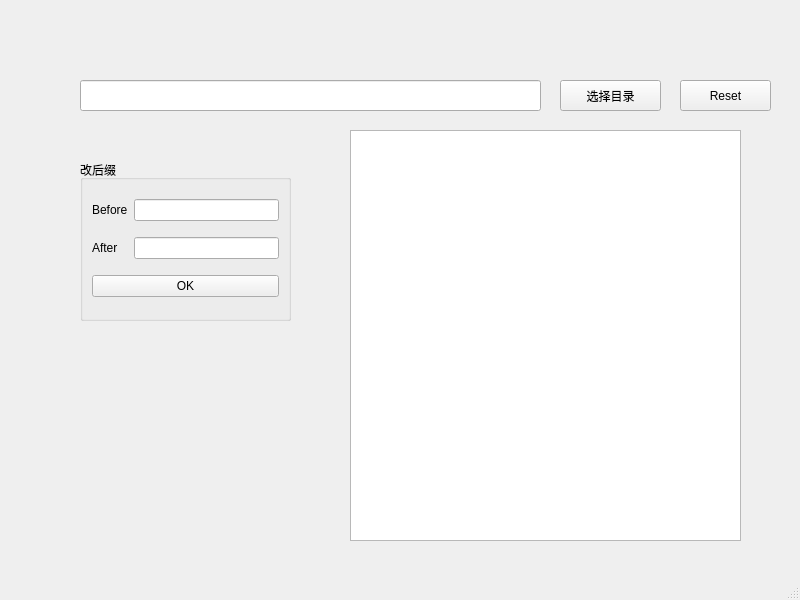
<?xml version="1.0" encoding="UTF-8"?>
<ui version="4.0">
 <class>MainWindow</class>
 <widget class="QMainWindow" name="MainWindow">
  <property name="geometry">
   <rect>
    <x>0</x>
    <y>0</y>
    <width>800</width>
    <height>600</height>
   </rect>
  </property>
  <property name="windowTitle">
   <string>MainWindow</string>
  </property>
  <widget class="QWidget" name="centralwidget">
   <widget class="QPushButton" name="chooseBtn">
    <property name="geometry">
     <rect>
      <x>560</x>
      <y>80</y>
      <width>101</width>
      <height>31</height>
     </rect>
    </property>
    <property name="text">
     <string>选择目录</string>
    </property>
   </widget>
   <widget class="QLineEdit" name="folderLE">
    <property name="geometry">
     <rect>
      <x>80</x>
      <y>80</y>
      <width>461</width>
      <height>31</height>
     </rect>
    </property>
   </widget>
   <widget class="QGroupBox" name="groupBox">
    <property name="geometry">
     <rect>
      <x>80</x>
      <y>160</y>
      <width>211</width>
      <height>161</height>
     </rect>
    </property>
    <property name="title">
     <string>改后缀</string>
    </property>
    <layout class="QGridLayout" name="gridLayout">
     <item row="0" column="0">
      <widget class="QLabel" name="label">
       <property name="text">
        <string>Before</string>
       </property>
      </widget>
     </item>
     <item row="0" column="1">
      <widget class="QLineEdit" name="suffixBeforeLE"/>
     </item>
     <item row="1" column="0">
      <widget class="QLabel" name="label_2">
       <property name="text">
        <string>After</string>
       </property>
      </widget>
     </item>
     <item row="1" column="1">
      <widget class="QLineEdit" name="suffixAfterLE"/>
     </item>
     <item row="2" column="0" colspan="2">
      <widget class="QPushButton" name="suffixBtn">
       <property name="text">
        <string>OK</string>
       </property>
      </widget>
     </item>
    </layout>
   </widget>
   <widget class="QListView" name="listView">
    <property name="geometry">
     <rect>
      <x>350</x>
      <y>130</y>
      <width>391</width>
      <height>411</height>
     </rect>
    </property>
   </widget>
   <widget class="QPushButton" name="resetBtn">
    <property name="geometry">
     <rect>
      <x>680</x>
      <y>80</y>
      <width>91</width>
      <height>31</height>
     </rect>
    </property>
    <property name="text">
     <string>Reset</string>
    </property>
   </widget>
  </widget>
  <widget class="QMenuBar" name="menubar">
   <property name="geometry">
    <rect>
     <x>0</x>
     <y>0</y>
     <width>800</width>
     <height>23</height>
    </rect>
   </property>
  </widget>
  <widget class="QStatusBar" name="statusbar"/>
 </widget>
 <resources/>
 <connections/>
</ui>
